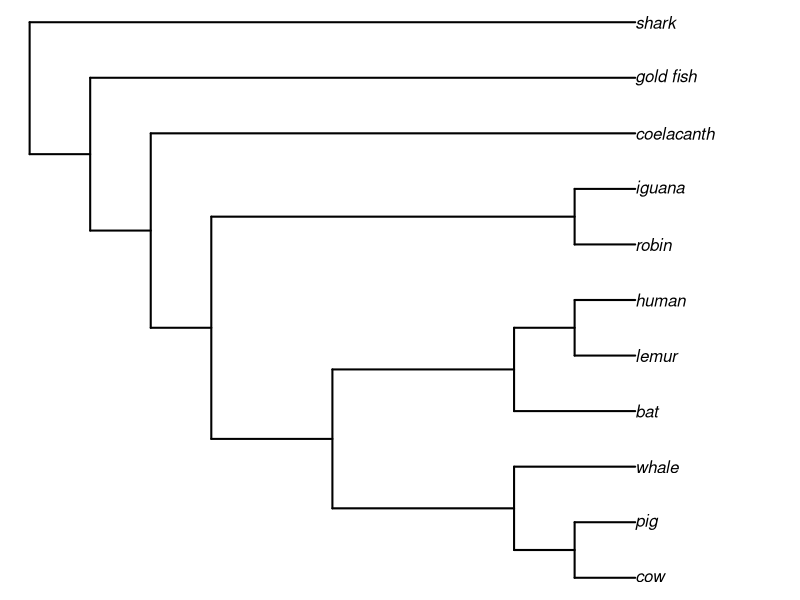

This figure's R source:
#Author: Anaiya; Date: September 18, 2024; Purpose: Create dummy data, generate phylogenetic tree plot

#load tree libraries
library(ape)

#generate some dummy data
text.string <- "(((((((cow, pig),whale),(bat,(lemur,human))),(robin,iguana)),coelacanth),gold_fish),shark);"

#read the dummy data as a tree structure
vert.tree<-read.tree(text=text.string)

#genersate a basic plot of dummy data
plot(vert.tree,no.margin=TRUE,edge.width=2)